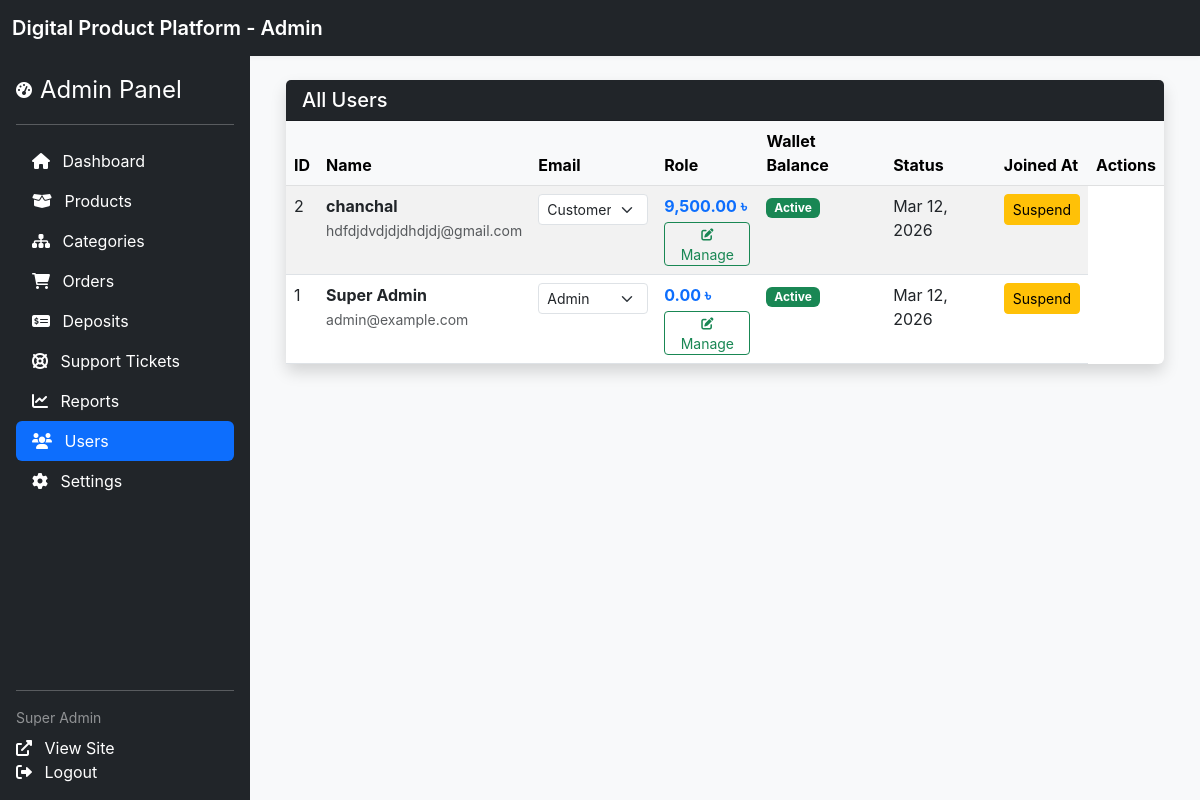
Page /admin/users (signed in) on the committed database.
### tables this page shows
CREATE TABLE users (
                id INTEGER PRIMARY KEY AUTOINCREMENT,
                name TEXT NOT NULL,
                email TEXT NOT NULL UNIQUE,
                password TEXT NOT NULL,
                role_id INTEGER,
                wallet_balance REAL DEFAULT 0,
                status TEXT DEFAULT 'active', -- active, suspended, pending
                created_at DATETIME DEFAULT CURRENT_TIMESTAMP,
                FOREIGN KEY (role_id) REFERENCES roles(id)
            );

CREATE TABLE roles (
                id INTEGER PRIMARY KEY AUTOINCREMENT,
                name TEXT NOT NULL UNIQUE,
                description TEXT
            );

### core/Database.php (called while the page is built, shortened)
<?php
class Database {
    private static $instance = null;
    private function __construct() {
        try {
            $this->pdo = new PDO("sqlite:" . DB_PATH);
        } catch (PDOException $e) {
            die("Database Connection Error: " . $e->getMessage());
        }
    }
    public static function getInstance() {
        if (self::$instance === null) {
            self::$instance = new Database();
        }
        return self::$instance->pdo;
    }
}

### core/User.php (called while the page is built, shortened)
<?php
class User {
    private $db;
    public function __construct() {
        $this->db = Database::getInstance();
    }
    public function getAllUsers() {
        $stmt = $this->db->query("
            SELECT u.*, r.name as role_name
            FROM users u
            JOIN roles r ON u.role_id = r.id
            ORDER BY u.id DESC
        ");
        return $stmt->fetchAll();
    }
    public function getRoles() {
        return $this->db->query("SELECT * FROM roles")->fetchAll();
    }
}

### core/Helpers.php (called while the page is built, shortened)
<?php
class Helpers {
    public static function formatCurrency($amount) {
        return number_format($amount, 2) . ' ৳';
    }
}

### modules/admin/users.php (the view, shortened to what this page needs)
<?php
$userModel = new User();
$users = $userModel->getAllUsers();
$roles = $userModel->getRoles();
include 'includes/admin_header.php';
include 'includes/admin_sidebar.php';
?>
<div class="admin-content flex-grow-1 p-4">
    <div class="container-fluid">
        <div class="card shadow">
        <div class="card-header bg-dark text-white">
            <h5 class="mb-0">All Users</h5>
        </div>
        <div class="card-body p-0">
            <div class="table-responsive">
                <table class="table table-hover table-striped mb-0">
                    <thead class="table-light">
                        <tr>
                            <th>ID</th>
                            <th>Name</th>
                            <th>Email</th>
                            <th>Role</th>
                            <th>Wallet Balance</th>
                            <th>Status</th>
                            <th>Joined At</th>
                            <th>Actions</th>
                        </tr>
                    </thead>
                    <tbody>
                        <?php foreach ($users as $user): ?>
                            <tr>
                                <td><?php echo $user['id']; ?></td>
                                <td>
                                    <strong><?php echo htmlspecialchars($user['name']); ?></strong><br>
                                    <small class="text-muted"><?php echo htmlspecialchars($user['email']); ?></small>
                                </td>
                                <td>
                                    <form action="" method="POST" class="d-flex gap-1">
                                        <select name="role_id" class="form-select form-select-sm" onchange="this.form.submit()">
                                            <?php foreach ($roles as $role): ?>
                                                <option value="<?php echo $role['id']; ?>" <?php echo $user['role_id'] == $role['id'] ? 'selected' : ''; ?>>
                                                    <?php echo $role['name']; ?>
                                                </option>
                                            <?php endforeach; ?>
                                        </select>
                                    </form>
                                </td>
                                <td>
                                    <div class="fw-bold text-primary mb-1"><?php echo Helpers::formatCurrency($user['wallet_balance']); ?></div>
                                    <button type="button" class="btn btn-sm btn-outline-success py-0 px-2" data-bs-toggle="modal" data-bs-target="#balanceModal<?php echo $user['id']; ?>">
                                        <i class="fas fa-edit small"></i> Manage
                                    </button>
                                </td>
                                <td>
                                    <span class="badge bg-<?php echo $user['status'] == 'active' ? 'success' : 'danger'; ?>">
                                        <?php echo ucfirst($user['status']); ?>
                                    </span>
                                </td>
                                <td><?php echo date('M d, Y', strtotime($user['created_at'])); ?></td>
                                <td>
                                    <form action="" method="POST" class="d-inline">
                                        <?php if ($user['status'] == 'active'): ?>
                                            <button type="submit" name="status" value="suspended" class="btn btn-sm btn-warning">Suspend</button>
                                        <?php else: ?>
                                            <button type="submit" name="status" value="active" class="btn btn-sm btn-success">Activate</button>
                                        <?php endif; ?>
                                    </form>
                                </td>
                            </tr>
                        <?php endforeach; ?>
                    </tbody>
                </table>
            </div>
        </div>
    </div>
</div>
<?php include 'includes/admin_footer.php'; ?>

### assets/css/style.css (style rules this page uses)
body { font-family: -apple-system, BlinkMacSystemFont, "Segoe UI", Roboto, "Helvetica Neue", Arial, sans-serif; background-color: #f8f9fa; color: #212529; }
.card { border: none; transition: box-shadow 0.2s; }
.admin-content { margin-left: 250px; width: calc(100% - 250px); min-height: calc(100vh - 56px); }

### rows in the picture
users: id "2", name "chanchal", email "hdfdjdvdjdjdhdjdj@gmail.com", role_id "Customer", wallet_balance "9,500.00 ৳", status "Active", created_at "Mar 12, 2026", shows "Suspend"
users: id "1", name "Super Admin", email "admin@example.com", role_id "Admin", wallet_balance "0.00 ৳", status "Active", created_at "Mar 12, 2026", shows "Suspend"

### other values in the picture
SITE_NAME "Digital Product Platform"
$_SESSION['user_name'] "Super Admin"
